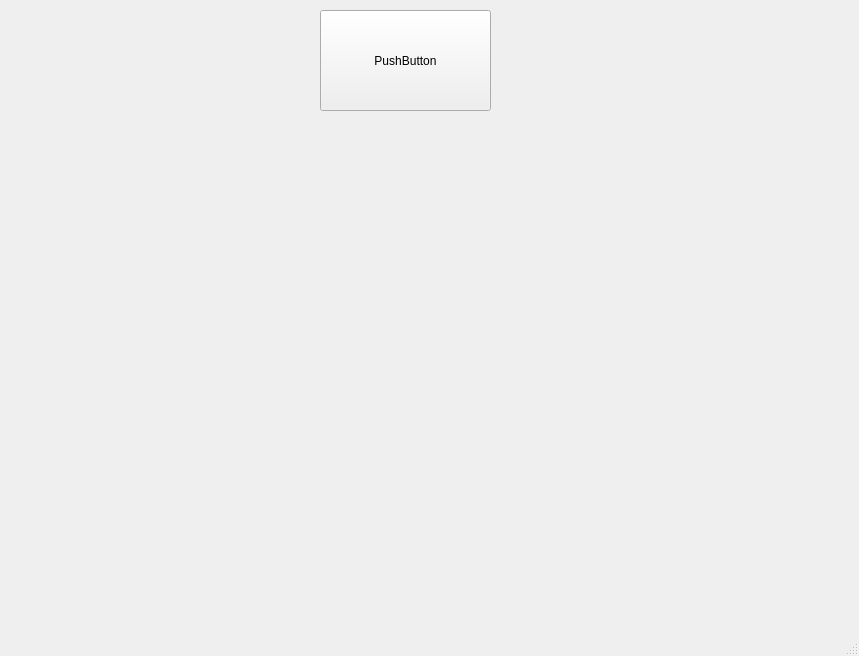
<?xml version="1.0" encoding="UTF-8"?>
<ui version="4.0">
 <class>MainWindow</class>
 <widget class="QMainWindow" name="MainWindow">
  <property name="geometry">
   <rect>
    <x>0</x>
    <y>0</y>
    <width>859</width>
    <height>656</height>
   </rect>
  </property>
  <property name="windowTitle">
   <string>MainWindow</string>
  </property>
  <widget class="QWidget" name="centralwidget">
   <widget class="QPushButton" name="pushButton">
    <property name="geometry">
     <rect>
      <x>320</x>
      <y>10</y>
      <width>171</width>
      <height>101</height>
     </rect>
    </property>
    <property name="text">
     <string>PushButton</string>
    </property>
   </widget>
  </widget>
  <widget class="QMenuBar" name="menubar">
   <property name="geometry">
    <rect>
     <x>0</x>
     <y>0</y>
     <width>859</width>
     <height>21</height>
    </rect>
   </property>
  </widget>
  <widget class="QStatusBar" name="statusbar"/>
 </widget>
 <resources/>
 <connections/>
</ui>
